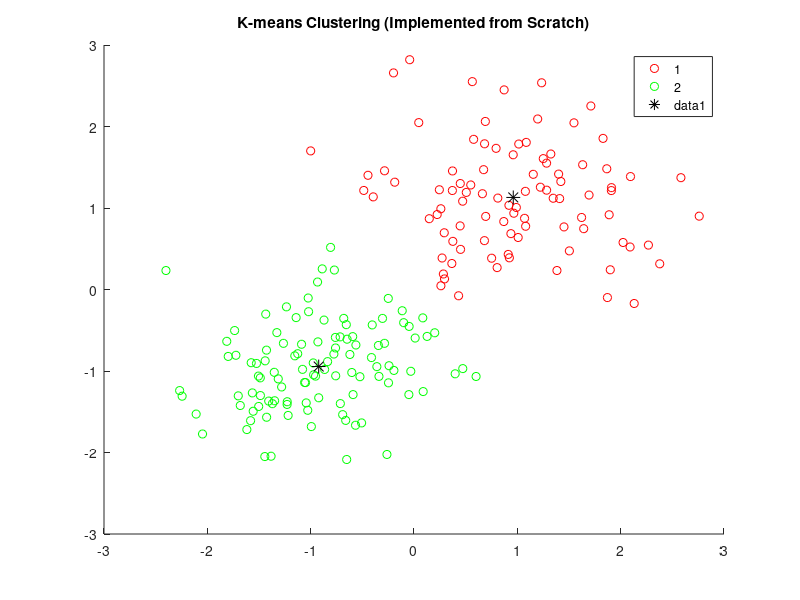

MATLAB code to generate this figure:
                                     % This code is contributed by Miss Chatgpt and Mohitha......

% Generate sample data
% rng=random number generator

rng(1); % Set random seed for reproducibility
X = [randn(100, 2) * 0.75 + ones(100, 1);
    randn(100, 2) * 0.5 - ones(100, 1)];

% Set the number of clusters (k)
k = 2;

% Initialize cluster centroids randomly
rng(2); % Set random seed for centroid initialization
initial_indices = randperm(size(X, 1), k);% random permutation of integers
centroids = X(initial_indices, :);

% Perform k-means clustering
max_iters = 10; % Maximum number of iterations
for iter = 1:max_iters
    % Assign each data point to the nearest centroid
    distances = pdist2(X, centroids);
    [~, cluster_indices] = min(distances, [], 2);
    
    % Update the centroids based on the assigned data points
    for i = 1:k
        cluster_points = X(cluster_indices == i, :);
        centroids(i, :) = mean(cluster_points, 1);
    end
end


% Plot the data points and final cluster centroids
figure;
gscatter(X(:,1), X(:,2), cluster_indices, 'rg', 'o');
hold on;
plot(centroids(:,1), centroids(:,2), 'k*', 'MarkerSize', 10);
hold off;
title('K-means Clustering (Implemented from Scratch)');
